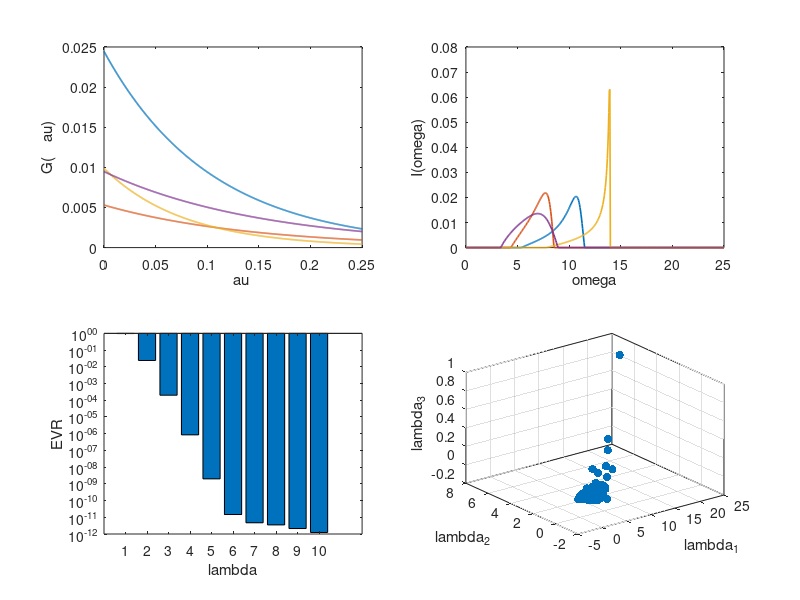

Write the MATLAB code that produced this figure. (Note: this script raises an error after producing the figure.)
%% By Romain Fournier
% Last edit : 23.01.2019
% Figure describing the dataset

%% Parameters
nb_coef=10;
beta=0.25;
tau= linspace(0,beta,1024)';
g_to_plot=[17,22,71,100];
f=figure;
replot=true;

%% Explain variance ratio
if replot
    evr=importdata("figure1_evr.csv");
else
    evr = importdata("../Data/lennard_jones/evr.csv");
end
individual_contributions = evr;
for i=2:length(evr)
    individual_contributions(i)=individual_contributions(i)-sum(individual_contributions(1:(i-1)));
end
subplot(2,2,3)
bar(individual_contributions(1:nb_coef));
hold on
%stairs(evr(1:nb_coef),'LineWidth',1.4)
xlabel("\lambda")
ylabel("EVR")
set(gca,'YScale','log');

%legend('Individual Contributions','Cumulative EVR','Location','northoutside')

%% Data example
if replot
    G=importdata("figure1_G.csv");
    A=importdata("figure1_A.csv");
else
    G = importdata("../Data/lennard_jones/G_validation.csv");
    A=importdata("../Data/lennard_jones/A_validation.csv");
    G=G(g_to_plot,:);
    A=A(g_to_plot,:);
end
subplot(2,2,1);
plot(tau,-G,'LineWidth',1.2);
xlabel("\tau")
ylabel("G(\tau)")

subplot(2,2,2);
plot(linspace(0,25,1024/2),A(:,1:512),'LineWidth',1.2);
xlabel("\omega")
ylabel("I(\omega)")

%% Scatter plot
if replot
    G_r=importdata("figure1_G_r.csv");
else
    G_r = importdata("../Data/lennard_jones/G_validation_reduced.csv");
end

subplot(2,2,4)
scatter3(G_r(:,1),G_r(:,2),G_r(:,3),'filled')
xlabel("\lambda_1")
ylabel("\lambda_2")
zlabel("\lambda_3")
box on
grid on

%% Save figure and data
print_figure(f,'database',8.8,6.6);
if ~replot
dlmwrite('figure1_ind_contr.csv',individual_contributions,'delimiter',',');
dlmwrite('figure1_evr.csv',evr,'delimiter',',','precision','%.15f');
dlmwrite('figure1_G.csv',G,'delimiter',',');
dlmwrite('figure1_A.csv',A,'delimiter',',');

dlmwrite('figure1_tau.csv',tau,'delimiter',',');
dlmwrite('figure1_G_r.csv',G_r,'delimiter',',');
end

